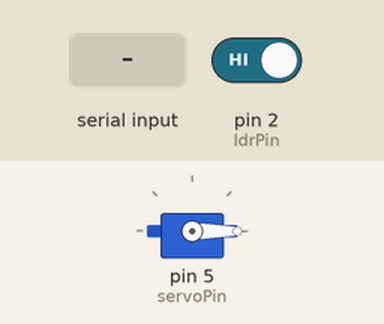
The sketch below on a simulated Arduino Uno, built with avr-gcc and run on an emulated ATmega328P. Shown: servo. The inputs (shaded band) are chosen by the test bench; at power-on: pin 2 (ldrPin) HIGH. What the sketch prints to the serial monitor is not drawn.

Above: at 1.2 s.
1.3 s: pin 2 (ldrPin) driven LOW
2.9 s: "open\n" received over Serial
At 3.3 s:
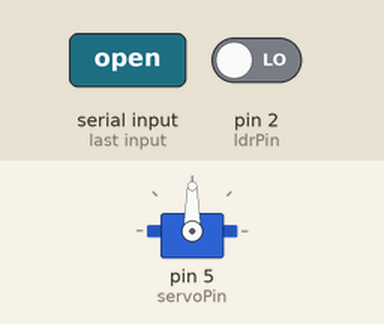
4.5 s: "close\n" received over Serial
At 5.8 s:
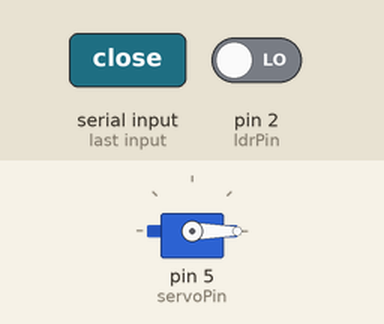
6.1 s: "1\n" received over Serial
Timing chart, 0 to 8.7 s (numbered marks = the images above; inputs shaded):
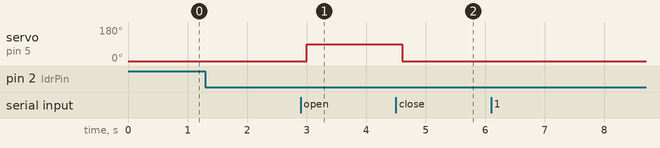

Measured:
- after the input at 1.3 s, every drawn part: stays the same
- after the input at 2.9 s, servo on pin 5 (servoPin): 0° → 90° after 0.11 s
- after the input at 4.5 s, servo on pin 5 (servoPin): 90° → 0° after 0.11 s
- after the input at 6.1 s, every drawn part: stays the same

The sketch:

servo_ldr.ino
```cpp
#include <Servo.h>

const int ldrPin = 2;        // 디지털 조도 센서 DO → D2 핀
const int servoPin = 5;      // 서보 PWM 신호 → D5
bool lightDetected = false;

Servo myservo;

void setup() {
  Serial.begin(9600);        // 시리얼 시작 필수!
  pinMode(ldrPin, INPUT);
  myservo.attach(servoPin);
  myservo.write(0);          // 서보 시작 위치
}

void loop() {
  int light = digitalRead(ldrPin);  // 0 or 1 출력

  Serial.print("조도 센서 상태: "); Serial.println(light);  // 상태 확인용

  // 빛 감지 조건 (필요시 반대로 바꿔야 함)
  if (light == LOW) {  // 보통 LOW가 빛 감지인 경우가 많음
    if (!lightDetected) {
      Serial.println("빛 감지됨");
      lightDetected = true;
    }
  } else {
    lightDetected = false;
  }

  if (Serial.available()) {
    String cmd = Serial.readStringUntil('\n');
    cmd.trim();
    Serial.print("받은 명령: "); Serial.println(cmd);

    if (lightDetected) {
      if (cmd == "open") {
        myservo.write(90);
        Serial.println("서보: 열림");
      } else if (cmd == "close") {
        myservo.write(0);
        Serial.println("서보: 닫힘");
      } else {
        Serial.println("알 수 없는 명령");
      }
    } else {
      Serial.println("⚠ 조도 조건 미달 - 명령 무시됨");
    }
  }

  delay(200);
}
```
